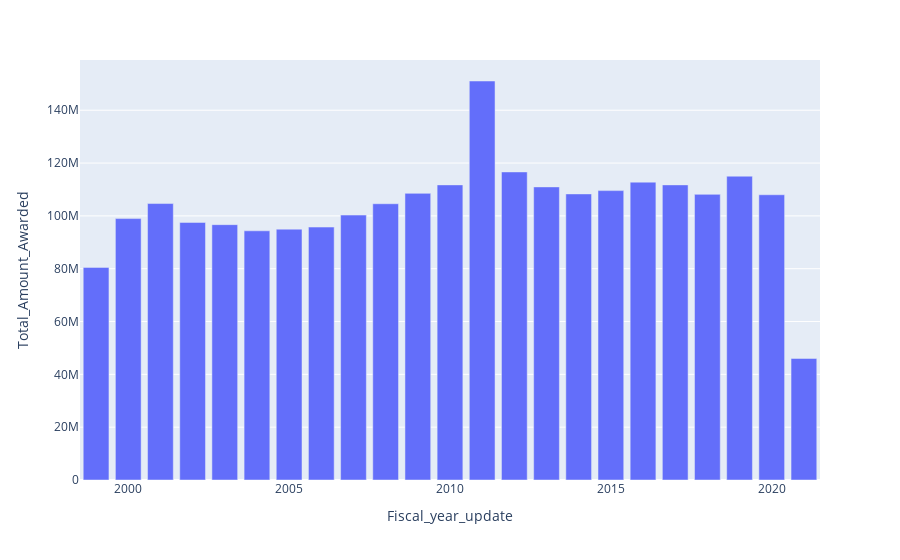

Write notebook code for a chart like this one.
### Markdown cell above
# Plotly visualization

### Code cell
## Total grants by year
df_total_grants = df[['Amount_awarded','Fiscal_year_update']]
df_total_grants_agg = df_total_grants.groupby('Fiscal_year_update').agg(Total_Amount_Awarded = 
                                                                      ('Amount_awarded', 'sum')).reset_index()
df_total_grants_agg.columns = ['Fiscal_year_update', 'Total_Amount_Awarded']
df_total_grants_agg.sort_values("Total_Amount_Awarded", ascending=True)
fig = px.bar(df_total_grants_agg, x="Fiscal_year_update", y="Total_Amount_Awarded")
fig.show()

### Figure 1 — Plotly figure (JSON) as saved in the notebook; plotly's stock layout.template omitted (floating-point values rounded to 4 significant figures)
{"data": [{"alignmentgroup": "True", "hoverlabel": {"namelength": 0}, "hovertemplate": "Fiscal_year_update=%{x}<br>Total_Amount_Awarded=%{y}", "legendgroup": "", "marker": {"color": "#636efa"}, "name": "", "offsetgroup": "", "orientation": "v", "showlegend": false, "textposition": "auto", "type": "bar", "x": [1999, 2000, 2001, 2002, 2003, 2004, 2005, 2006, 2007, 2008, 2009, 2010, 2011, 2012, 2013, 2014, 2015, 2016, 2017, 2018, 2019, 2020, 2021], "xaxis": "x", "y": [80502000, 98973921, 104664000, 97526900, 96681200, 94346800, 94968100, 95762400, 100306100, 104596300, 108528300, 111735900, 151068400, 116641900, 110974300, 108317000, 109569000, 112779900, 111738300, 108148100, 115024900, 107999400, 46019300], "yaxis": "y"}], "layout": {"barmode": "relative", "legend": {"tracegroupgap": 0}, "margin": {"t": 60}, "xaxis": {"anchor": "y", "domain": [0, 1], "title": {"text": "Fiscal_year_update"}}, "yaxis": {"anchor": "x", "domain": [0, 1], "title": {"text": "Total_Amount_Awarded"}}}}
